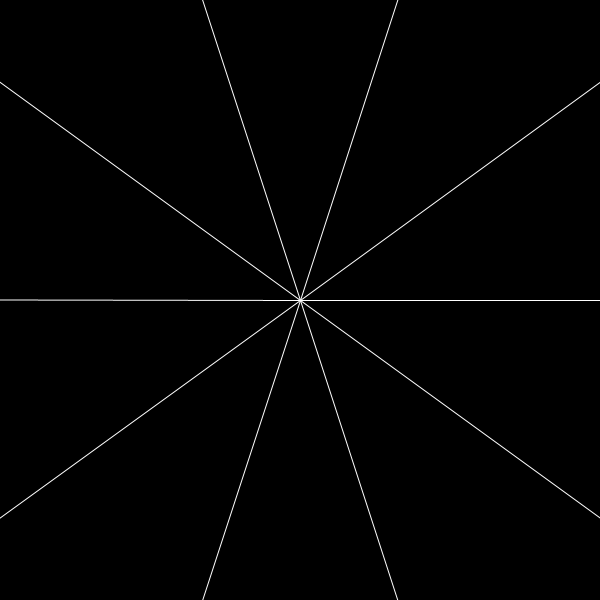
Frame 1 (no input)
Frame 60 (the mouse pressed at the canvas centre just before this capture): identical to frame 1, image omitted
Frame 120 (the mouse held since frame 60 and released just before this capture): identical to frame 1, image omitted

The Processing sketch that drew this single still picture (run headless with seeded random() and noise(); from frame 60 on, the mouse is pressed at the canvas centre):

// Processing sketch: radiation
// ── radiation.pde
// Number of Rays
int numRays;

// Center of the Sun
PVector center;

// Size of the Sun in terms of 
// distance from center of sun to edge of sun
float radius;

// Starting angle of first ray
// Speed at which we change that starting angle
float rStart, rSpeed;

void setup() {
  size(600, 600); 
  numRays = 10;
  radius = 600;
  center = new PVector(width/2, height/2);
}

void draw() {
  background(0);
  stroke(255);
  rStart+=rSpeed;
  //Loop through all the angles for each sun ray
  //Where the "angle" is TWO_PI divided by the number of rays
  for (float r = rStart; r < TWO_PI+rStart; r+=TWO_PI/numRays) {
    //Calculate x and y-positions of the end of each ray
    //by multiplying the radius of the sun with cos and sin of the angle
    float x =  radius*cos(r);
    float y = radius*sin(r);
    pushMatrix();
    translate(center.x, center.y);
    line(0, 0, x, y); 
    popMatrix();
  }
}

void keyPressed() {
  switch(keyCode) {
  case RIGHT:
    rSpeed+=0.1;
    break;
  case LEFT:
    rSpeed-=0.1;
    break;
  }
  println("RSPEED: " + rSpeed);
}
